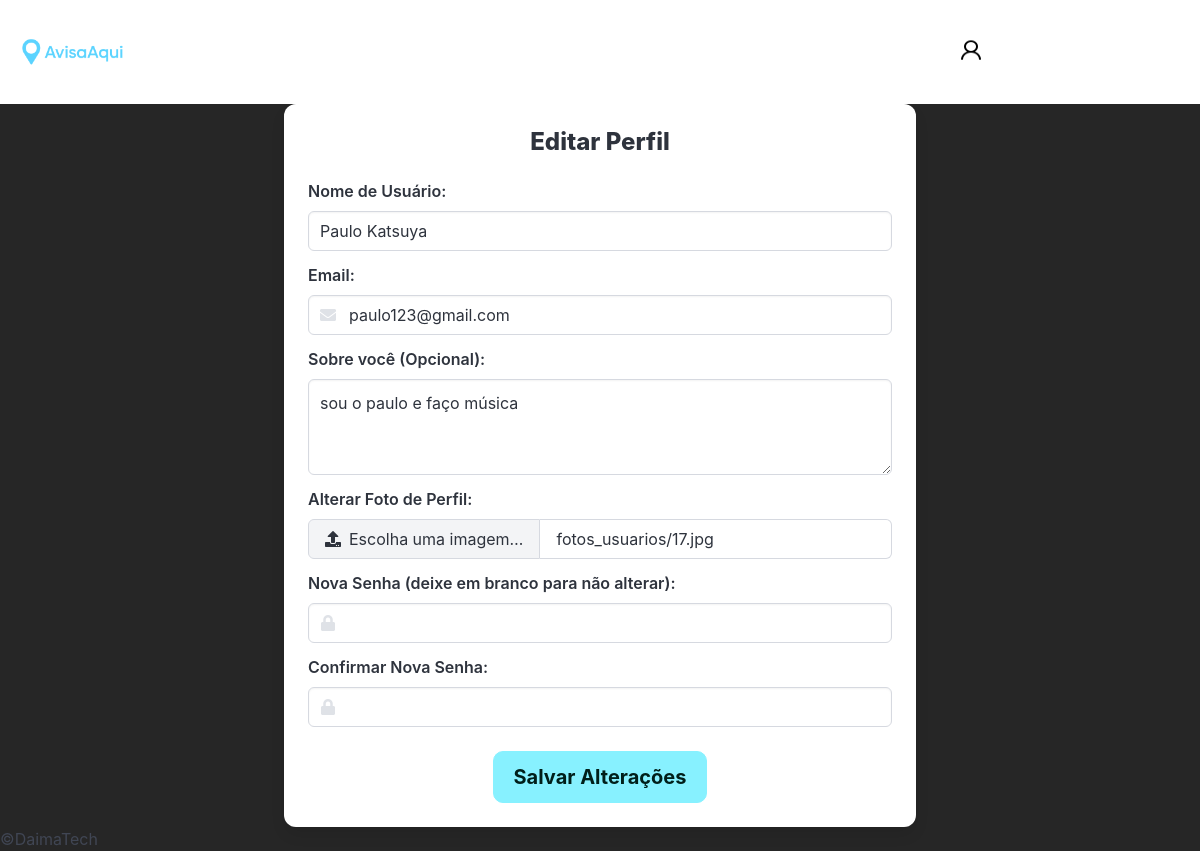
The app's page /editar-perfil/2 (signed in) with its own data.
### appHome/models.py (models this page shows, shortened)
class Usuario(models.Model):
    nome_usuario = models.CharField(max_length=45, unique=True)
    email = models.CharField(max_length=120, unique=True)
    senha = models.CharField(max_length=25)
    foto = models.ImageField(upload_to='fotos_usuarios/', blank=True, null=True)
    descricao = models.TextField(blank=True)

### appHome/views.py (the view)
# urls.py: path('editar-perfil/<int:cd_usuario>', views.editar_perfil, name="editar_perfil"),
def editar_perfil(request, cd_usuario):
    if 'email' not in request.session:
        return redirect("login")
    try:
        usuario_logado = Usuario.objects.get(email=request.session['email'])
    except Usuario.DoesNotExist:
        request.session.flush()
        return redirect('login')
    if usuario_logado.id != cd_usuario:
        return redirect("home")
    if request.method == 'POST':
        form = UsuarioEditForm(request.POST, request.FILES, instance=usuario_logado)
        if form.is_valid():
            usuario = form.save(commit=False)
            nova_senha = form.cleaned_data.get('senha')
            if nova_senha:
                usuario.senha = nova_senha
            usuario.save()
            request.session['descricao'] = usuario.descricao
            request.session['nome'] = usuario.nome_usuario
            if usuario.foto:
                request.session["foto_perfil_url"] = usuario.foto.url
            else:
                request.session["foto_perfil_url"] = static('img/icon-user.png')
            return redirect('perfil', cd_usuario=usuario.id)
    else:
        form = UsuarioEditForm(instance=usuario_logado)
    if usuario_logado.foto:
        foto_url = usuario_logado.foto.url
    else:
        foto_url = static('img/icon-user.png')
    dados = {
        'form': form,
        'usuario': usuario_logado,
        'foto_perfil_url': foto_url,
    }
    return render(request, 'editar-perfil.html', dados)

### appHome/forms.py (shortened to what this page needs)
class UsuarioEditForm(forms.ModelForm):
    senha = forms.CharField(
        label="Nova Senha (deixe em branco para não alterar)",
        required=False,
        widget=forms.PasswordInput(attrs={'class': 'input'})
    )
    confirmar_senha = forms.CharField(
        label="Confirmar Nova Senha",
        required=False, # Confirmação também não é obrigatória
        widget=forms.PasswordInput(attrs={'class': 'input'})
    )
    class Meta:
        model = Usuario
        fields = ('nome_usuario', 'email', 'descricao', 'foto', 'senha')
        widgets = {
            'nome_usuario': forms.TextInput(attrs={'class': 'input'}),
            'email': forms.EmailInput(attrs={'class': 'input'}),
            'foto': forms.FileInput(attrs={'accept': 'image/*', 'class': 'input'}),
            'descricao': forms.Textarea(attrs={'class': 'textarea', 'rows': 4}),
        }

### appHome/templates/editar-perfil.html (shortened to what this page needs)
{% extends 'template.html' %}
{% load static %}
{% load widget_tweaks %}
{% block conteudo %}
    <div class="container">
        <div class="columns is-centered">
            <div class="column is-two-thirds-desktop is-two-thirds-tablet is-full-mobile">
                <div class="box p-5">
                    <h2 class="title is-4 has-text-centered mb-5">Editar Perfil</h2>
                    <form action="{% url 'editar_perfil' cd_usuario=usuario.id %}" method="POST" enctype="multipart/form-data">
                        <div class="field">
                            <label class="label" for="{{ form.nome_usuario.id_for_label }}">Nome de Usuário:</label>
                            <div class="control">
                                {{ form.nome_usuario|add_class:"input" }}
                            </div>
                        </div>
                        <div class="field">
                            <label class="label" for="{{ form.email.id_for_label }}">Email:</label>
                            <div class="control has-icons-left">
                                {{ form.email|add_class:"input"|attr:"type:email" }}
                                <span class="icon is-small is-left"></span>
                            </div>
                        </div>
                        <div class="field">
                            <label class="label" for="{{ form.descricao.id_for_label }}">Sobre você (Opcional):</label>
                            <div class="control">
                                {{ form.descricao|add_class:"textarea"|attr:"rows:3" }}
                            </div>
                        </div>
                        <div class="field">
                            <label class="label" for="{{ form.foto.id_for_label }}">Alterar Foto de Perfil:</label>
                            <div class="control">
                                <div class="file has-name is-fullwidth">
                                    <label class="file-label">
                                        <span class="file-cta">
                                            <span class="file-icon">
                                                <i class="fas fa-upload"></i>
                                            </span>
                                            <span class="file-label">
                                                Escolha uma imagem…
                                            </span>
                                        </span>
                                        <span class="file-name" id="file-name-foto-perfil-edit">
                                            {% if usuario.foto %}{{ usuario.foto.name|cut:"fotos_perfil/" }}{% else %}Nenhum arquivo selecionado{% endif %}
                                        </span>
                                    </label>
                                </div>
                            </div>
                        </div>
                        <div class="field">
                            <label class="label" for="{{ form.senha.id_for_label }}">{{ form.senha.label }}:</label>
                            <div class="control has-icons-left">
                                {{ form.senha|add_class:"input"|attr:"type:password" }}
                                <span class="icon is-small is-left"></span>
                            </div>
                        </div>
                        <div class="field">
                            <label class="label" for="{{ form.confirmar_senha.id_for_label }}">{{ form.confirmar_senha.label }}:</label>
                            <div class="control has-icons-left">
                                {{ form.confirmar_senha|add_class:"input"|attr:"type:password" }}
                                <span class="icon is-small is-left"></span>
                            </div>
                        </div>
                        <div class="field mt-5">
                            <div class="control has-text-centered">
                                <button class="button is-primary is-medium button-success" type="submit">Salvar Alterações</button>
                            </div>
                        </div>
                    </form>
                </div>
            </div>
        </div>
    </div>
{% endblock %}

### appHome/static/style.css (style rules this page uses)
.button-success { background-color: var(--cor1); border: 1px solid var(--cor1); font-weight: bolder; }

### appHome/templates/template.html (style rules this page uses)
body { background-color: var(--cor5); min-height: 100vh; }

### records on screen
Usuario: nome_usuario "Paulo Katsuya", email "paulo123@gmail.com", descricao "sou o paulo e faço música", foto.name "fotos_usuarios/17.jpg"
